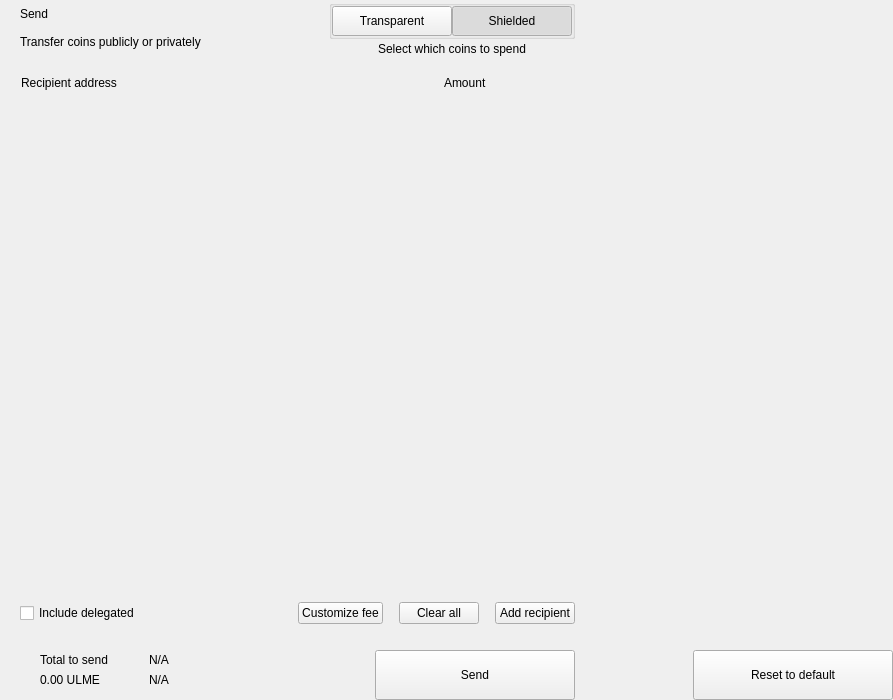
<?xml version="1.0" encoding="UTF-8"?>
<ui version="4.0">
 <class>send</class>
 <widget class="QWidget" name="send">
  <property name="geometry">
   <rect>
    <x>0</x>
    <y>0</y>
    <width>893</width>
    <height>700</height>
   </rect>
  </property>
  <property name="windowTitle">
   <string notr="true">N/A</string>
  </property>
  <layout class="QHBoxLayout" name="horizontalLayout_2" stretch="2,1">
   <property name="spacing">
    <number>0</number>
   </property>
   <property name="leftMargin">
    <number>0</number>
   </property>
   <property name="topMargin">
    <number>0</number>
   </property>
   <property name="rightMargin">
    <number>0</number>
   </property>
   <property name="bottomMargin">
    <number>0</number>
   </property>
   <item>
    <widget class="QWidget" name="left" native="true">
     <layout class="QVBoxLayout" name="verticalLayout_3">
      <property name="spacing">
       <number>0</number>
      </property>
      <property name="leftMargin">
       <number>0</number>
      </property>
      <property name="topMargin">
       <number>0</number>
      </property>
      <property name="rightMargin">
       <number>0</number>
      </property>
      <property name="bottomMargin">
       <number>0</number>
      </property>
      <item>
       <layout class="QVBoxLayout" name="verticalLayout_22" stretch="0,0,0,1,0,0,0,0">
        <property name="spacing">
         <number>0</number>
        </property>
        <item>
         <layout class="QHBoxLayout" name="horizontalLayout_3">
          <property name="spacing">
           <number>0</number>
          </property>
          <property name="leftMargin">
           <number>20</number>
          </property>
          <property name="rightMargin">
           <number>20</number>
          </property>
          <item>
           <layout class="QVBoxLayout" name="verticalLayout">
            <property name="spacing">
             <number>0</number>
            </property>
            <item>
             <widget class="QLabel" name="labelTitle">
              <property name="text">
               <string>Send</string>
              </property>
              <property name="alignment">
               <set>Qt::AlignLeading|Qt::AlignLeft|Qt::AlignVCenter</set>
              </property>
             </widget>
            </item>
            <item>
             <widget class="QLabel" name="labelSubtitle1">
              <property name="text">
               <string>Transfer coins publicly or privately</string>
              </property>
             </widget>
            </item>
           </layout>
          </item>
          <item>
           <spacer name="horizontalSpacer">
            <property name="orientation">
             <enum>Qt::Horizontal</enum>
            </property>
            <property name="sizeHint" stdset="0">
             <size>
              <width>40</width>
              <height>20</height>
             </size>
            </property>
           </spacer>
          </item>
          <item>
           <layout class="QVBoxLayout" name="verticalLayout_6">
            <property name="spacing">
             <number>3</number>
            </property>
            <item alignment="Qt::AlignHCenter">
             <widget class="QGroupBox" name="groupBox">
              <property name="styleSheet">
               <string notr="true">#groupBox{
padding-top:2px;
}</string>
              </property>
              <property name="title">
               <string/>
              </property>
              <property name="alignment">
               <set>Qt::AlignCenter</set>
              </property>
              <layout class="QHBoxLayout" name="horizontalLayout_4">
               <property name="spacing">
                <number>0</number>
               </property>
               <property name="leftMargin">
                <number>0</number>
               </property>
               <property name="topMargin">
                <number>0</number>
               </property>
               <property name="rightMargin">
                <number>0</number>
               </property>
               <property name="bottomMargin">
                <number>0</number>
               </property>
               <item>
                <widget class="QPushButton" name="pushLeft">
                 <property name="minimumSize">
                  <size>
                   <width>120</width>
                   <height>30</height>
                  </size>
                 </property>
                 <property name="maximumSize">
                  <size>
                   <width>120</width>
                   <height>30</height>
                  </size>
                 </property>
                 <property name="focusPolicy">
                  <enum>Qt::NoFocus</enum>
                 </property>
                 <property name="text">
                  <string>Transparent</string>
                 </property>
                 <property name="checkable">
                  <bool>true</bool>
                 </property>
                 <property name="autoExclusive">
                  <bool>true</bool>
                 </property>
                </widget>
               </item>
               <item>
                <widget class="QPushButton" name="pushRight">
                 <property name="minimumSize">
                  <size>
                   <width>120</width>
                   <height>30</height>
                  </size>
                 </property>
                 <property name="maximumSize">
                  <size>
                   <width>120</width>
                   <height>30</height>
                  </size>
                 </property>
                 <property name="focusPolicy">
                  <enum>Qt::NoFocus</enum>
                 </property>
                 <property name="text">
                  <string>Shielded</string>
                 </property>
                 <property name="checkable">
                  <bool>true</bool>
                 </property>
                 <property name="checked">
                  <bool>true</bool>
                 </property>
                 <property name="autoExclusive">
                  <bool>true</bool>
                 </property>
                </widget>
               </item>
              </layout>
             </widget>
            </item>
            <item alignment="Qt::AlignHCenter|Qt::AlignTop">
             <widget class="QLabel" name="labelSubtitle2">
              <property name="styleSheet">
               <string notr="true"/>
              </property>
              <property name="text">
               <string>Select which coins to spend</string>
              </property>
              <property name="alignment">
               <set>Qt::AlignCenter</set>
              </property>
              <property name="indent">
               <number>0</number>
              </property>
             </widget>
            </item>
           </layout>
          </item>
         </layout>
        </item>
        <item>
         <spacer name="verticalSpacer_2">
          <property name="orientation">
           <enum>Qt::Vertical</enum>
          </property>
          <property name="sizeType">
           <enum>QSizePolicy::Fixed</enum>
          </property>
          <property name="sizeHint" stdset="0">
           <size>
            <width>20</width>
            <height>20</height>
           </size>
          </property>
         </spacer>
        </item>
        <item>
         <layout class="QHBoxLayout" name="horizontalLayout" stretch="6,0,2">
          <property name="spacing">
           <number>0</number>
          </property>
          <property name="leftMargin">
           <number>10</number>
          </property>
          <property name="topMargin">
           <number>0</number>
          </property>
          <property name="rightMargin">
           <number>20</number>
          </property>
          <property name="bottomMargin">
           <number>0</number>
          </property>
          <item>
           <widget class="QLabel" name="labelSubtitleAddress">
            <property name="styleSheet">
             <string notr="true">margin-left:8px;</string>
            </property>
            <property name="text">
             <string>Recipient address</string>
            </property>
           </widget>
          </item>
          <item>
           <spacer name="horizontalSpacer_3">
            <property name="orientation">
             <enum>Qt::Horizontal</enum>
            </property>
            <property name="sizeType">
             <enum>QSizePolicy::Fixed</enum>
            </property>
            <property name="sizeHint" stdset="0">
             <size>
              <width>40</width>
              <height>1</height>
             </size>
            </property>
           </spacer>
          </item>
          <item>
           <widget class="QLabel" name="labelSubtitleAmount">
            <property name="text">
             <string>Amount</string>
            </property>
           </widget>
          </item>
         </layout>
        </item>
        <item>
         <widget class="QScrollArea" name="scrollArea">
          <property name="minimumSize">
           <size>
            <width>0</width>
            <height>350</height>
           </size>
          </property>
          <property name="styleSheet">
           <string notr="true">#scrollArea {
            background:transparent;
            margin-top:10px;
}</string>
          </property>
          <property name="horizontalScrollBarPolicy">
           <enum>Qt::ScrollBarAlwaysOff</enum>
          </property>
          <property name="sizeAdjustPolicy">
           <enum>QAbstractScrollArea::AdjustIgnored</enum>
          </property>
          <property name="widgetResizable">
           <bool>true</bool>
          </property>
          <property name="alignment">
           <set>Qt::AlignLeading|Qt::AlignLeft|Qt::AlignTop</set>
          </property>
          <widget class="QWidget" name="scrollAreaWidgetContents">
           <property name="geometry">
            <rect>
             <x>0</x>
             <y>0</y>
             <width>591</width>
             <height>16</height>
            </rect>
           </property>
           <property name="sizePolicy">
            <sizepolicy hsizetype="Preferred" vsizetype="Maximum">
             <horstretch>0</horstretch>
             <verstretch>0</verstretch>
            </sizepolicy>
           </property>
           <property name="autoFillBackground">
            <bool>false</bool>
           </property>
           <property name="styleSheet">
            <string notr="true">#scrollAreaWidgetContents {
             background:transparent;
             }</string>
           </property>
           <layout class="QVBoxLayout" name="verticalLayout_7">
            <property name="spacing">
             <number>0</number>
            </property>
            <property name="sizeConstraint">
             <enum>QLayout::SetDefaultConstraint</enum>
            </property>
            <property name="leftMargin">
             <number>0</number>
            </property>
            <property name="topMargin">
             <number>0</number>
            </property>
            <property name="rightMargin">
             <number>0</number>
            </property>
            <property name="bottomMargin">
             <number>0</number>
            </property>
           </layout>
          </widget>
         </widget>
        </item>
        <item>
         <spacer name="verticalSpacer_4">
          <property name="orientation">
           <enum>Qt::Vertical</enum>
          </property>
          <property name="sizeType">
           <enum>QSizePolicy::Fixed</enum>
          </property>
          <property name="sizeHint" stdset="0">
           <size>
            <width>20</width>
            <height>20</height>
           </size>
          </property>
         </spacer>
        </item>
        <item>
         <layout class="QHBoxLayout" name="horizontalLayout_20">
          <property name="spacing">
           <number>6</number>
          </property>
          <property name="leftMargin">
           <number>20</number>
          </property>
          <property name="rightMargin">
           <number>20</number>
          </property>
          <item>
           <widget class="QCheckBox" name="checkBoxDelegations">
            <property name="layoutDirection">
             <enum>Qt::LeftToRight</enum>
            </property>
            <property name="text">
             <string>Include delegated</string>
            </property>
           </widget>
          </item>
          <item>
           <spacer name="horizontalSpacer_4">
            <property name="orientation">
             <enum>Qt::Horizontal</enum>
            </property>
            <property name="sizeHint" stdset="0">
             <size>
              <width>10</width>
              <height>20</height>
             </size>
            </property>
           </spacer>
          </item>
          <item>
           <widget class="QPushButton" name="pushButtonFee">
            <property name="focusPolicy">
             <enum>Qt::NoFocus</enum>
            </property>
            <property name="text">
             <string>Customize fee</string>
            </property>
           </widget>
          </item>
          <item>
           <spacer name="horizontalSpacer_11">
            <property name="orientation">
             <enum>Qt::Horizontal</enum>
            </property>
            <property name="sizeType">
             <enum>QSizePolicy::Minimum</enum>
            </property>
            <property name="sizeHint" stdset="0">
             <size>
              <width>10</width>
              <height>20</height>
             </size>
            </property>
           </spacer>
          </item>
          <item>
           <widget class="QPushButton" name="pushButtonClear">
            <property name="focusPolicy">
             <enum>Qt::NoFocus</enum>
            </property>
            <property name="layoutDirection">
             <enum>Qt::RightToLeft</enum>
            </property>
            <property name="text">
             <string>Clear all</string>
            </property>
           </widget>
          </item>
          <item>
           <spacer name="horizontalSpacer_6">
            <property name="orientation">
             <enum>Qt::Horizontal</enum>
            </property>
            <property name="sizeType">
             <enum>QSizePolicy::Fixed</enum>
            </property>
            <property name="sizeHint" stdset="0">
             <size>
              <width>10</width>
              <height>20</height>
             </size>
            </property>
           </spacer>
          </item>
          <item>
           <widget class="QPushButton" name="pushButtonAddRecipient">
            <property name="focusPolicy">
             <enum>Qt::NoFocus</enum>
            </property>
            <property name="text">
             <string>Add recipient</string>
            </property>
           </widget>
          </item>
         </layout>
        </item>
        <item>
         <spacer name="verticalSpacer">
          <property name="orientation">
           <enum>Qt::Vertical</enum>
          </property>
          <property name="sizeType">
           <enum>QSizePolicy::Fixed</enum>
          </property>
          <property name="sizeHint" stdset="0">
           <size>
            <width>20</width>
            <height>16</height>
           </size>
          </property>
         </spacer>
        </item>
        <item>
         <layout class="QHBoxLayout" name="horizontalLayout_7">
          <property name="rightMargin">
           <number>20</number>
          </property>
          <item>
           <layout class="QHBoxLayout" name="horizontalLayout_10">
            <property name="spacing">
             <number>0</number>
            </property>
            <property name="leftMargin">
             <number>8</number>
            </property>
            <item>
             <widget class="QStackedWidget" name="stackedWidget">
              <property name="minimumSize">
               <size>
                <width>0</width>
                <height>60</height>
               </size>
              </property>
              <property name="maximumSize">
               <size>
                <width>16777215</width>
                <height>60</height>
               </size>
              </property>
              <widget class="QWidget" name="page1">
               <layout class="QVBoxLayout" name="verticalLayout_71" stretch="0">
                <property name="spacing">
                 <number>6</number>
                </property>
                <property name="leftMargin">
                 <number>12</number>
                </property>
                <property name="topMargin">
                 <number>0</number>
                </property>
                <property name="rightMargin">
                 <number>0</number>
                </property>
                <property name="bottomMargin">
                 <number>0</number>
                </property>
                <item>
                 <widget class="QWidget" name="coinWidget" native="true">
                  <property name="minimumSize">
                   <size>
                    <width>0</width>
                    <height>60</height>
                   </size>
                  </property>
                  <property name="maximumSize">
                   <size>
                    <width>16777215</width>
                    <height>60</height>
                   </size>
                  </property>
                  <layout class="QHBoxLayout" name="horizontalLayout_9">
                   <property name="spacing">
                    <number>0</number>
                   </property>
                   <property name="leftMargin">
                    <number>20</number>
                   </property>
                   <property name="topMargin">
                    <number>10</number>
                   </property>
                   <property name="rightMargin">
                    <number>20</number>
                   </property>
                   <property name="bottomMargin">
                    <number>10</number>
                   </property>
                   <item>
                    <layout class="QVBoxLayout" name="verticalSend">
                     <property name="spacing">
                      <number>0</number>
                     </property>
                     <item>
                      <widget class="QLabel" name="labelTitleTotalSend">
                       <property name="text">
                        <string>Total to send</string>
                       </property>
                      </widget>
                     </item>
                     <item>
                      <widget class="QLabel" name="labelAmountSend">
                       <property name="text">
                        <string notr="true">0.00 ULME</string>
                       </property>
                      </widget>
                     </item>
                    </layout>
                   </item>
                   <item>
                    <spacer name="horizontalSpacer_9">
                     <property name="orientation">
                      <enum>Qt::Horizontal</enum>
                     </property>
                     <property name="sizeType">
                      <enum>QSizePolicy::Fixed</enum>
                     </property>
                     <property name="sizeHint" stdset="0">
                      <size>
                       <width>20</width>
                       <height>20</height>
                      </size>
                     </property>
                    </spacer>
                   </item>
                   <item>
                    <widget class="QLabel" name="labelLine">
                     <property name="minimumSize">
                      <size>
                       <width>1</width>
                       <height>0</height>
                      </size>
                     </property>
                     <property name="maximumSize">
                      <size>
                       <width>1</width>
                       <height>16777215</height>
                      </size>
                     </property>
                     <property name="text">
                      <string/>
                     </property>
                    </widget>
                   </item>
                   <item>
                    <spacer name="horizontalSpacer_10">
                     <property name="orientation">
                      <enum>Qt::Horizontal</enum>
                     </property>
                     <property name="sizeType">
                      <enum>QSizePolicy::Fixed</enum>
                     </property>
                     <property name="sizeHint" stdset="0">
                      <size>
                       <width>20</width>
                       <height>20</height>
                      </size>
                     </property>
                    </spacer>
                   </item>
                   <item>
                    <layout class="QVBoxLayout" name="verticalRemaining">
                     <property name="spacing">
                      <number>0</number>
                     </property>
                     <item>
                      <widget class="QLabel" name="labelTitleTotalRemaining">
                       <property name="text">
                        <string notr="true">N/A</string>
                       </property>
                      </widget>
                     </item>
                     <item>
                      <widget class="QLabel" name="labelAmountRemaining">
                       <property name="text">
                        <string notr="true">N/A</string>
                       </property>
                      </widget>
                     </item>
                    </layout>
                   </item>
                  </layout>
                 </widget>
                </item>
               </layout>
              </widget>
              <widget class="QWidget" name="page_2"/>
             </widget>
            </item>
           </layout>
          </item>
          <item>
           <spacer name="horizontalSpacer_5">
            <property name="orientation">
             <enum>Qt::Horizontal</enum>
            </property>
            <property name="sizeType">
             <enum>QSizePolicy::Expanding</enum>
            </property>
            <property name="sizeHint" stdset="0">
             <size>
              <width>40</width>
              <height>20</height>
             </size>
            </property>
           </spacer>
          </item>
          <item alignment="Qt::AlignBottom">
           <widget class="QPushButton" name="pushButtonSave">
            <property name="minimumSize">
             <size>
              <width>200</width>
              <height>50</height>
             </size>
            </property>
            <property name="maximumSize">
             <size>
              <width>200</width>
              <height>50</height>
             </size>
            </property>
            <property name="focusPolicy">
             <enum>Qt::NoFocus</enum>
            </property>
            <property name="text">
             <string>Send</string>
            </property>
           </widget>
          </item>
         </layout>
        </item>
       </layout>
      </item>
     </layout>
    </widget>
   </item>
   <item>
    <widget class="QWidget" name="right" native="true">
     <layout class="QVBoxLayout" name="verticalLayout_5">
      <property name="leftMargin">
       <number>0</number>
      </property>
      <property name="topMargin">
       <number>0</number>
      </property>
      <property name="rightMargin">
       <number>0</number>
      </property>
      <property name="bottomMargin">
       <number>0</number>
      </property>
      <item>
       <layout class="QVBoxLayout" name="verticalLayout_4">
        <property name="spacing">
         <number>6</number>
        </property>
        <item>
         <widget class="OptionButton" name="btnCoinControl" native="true">
          <property name="minimumSize">
           <size>
            <width>0</width>
            <height>50</height>
           </size>
          </property>
         </widget>
        </item>
        <item>
         <widget class="OptionButton" name="btnChangeAddress" native="true">
          <property name="minimumSize">
           <size>
            <width>0</width>
            <height>50</height>
           </size>
          </property>
         </widget>
        </item>
        <item>
         <widget class="OptionButton" name="btnUri" native="true">
          <property name="minimumSize">
           <size>
            <width>0</width>
            <height>50</height>
           </size>
          </property>
         </widget>
        </item>
        <item>
         <widget class="OptionButton" name="btnShieldCoins" native="true">
          <property name="minimumSize">
           <size>
            <width>0</width>
            <height>50</height>
           </size>
          </property>
         </widget>
        </item>
        <item>
         <spacer name="verticalSpacer_5">
          <property name="orientation">
           <enum>Qt::Vertical</enum>
          </property>
          <property name="sizeHint" stdset="0">
           <size>
            <width>20</width>
            <height>40</height>
           </size>
          </property>
         </spacer>
        </item>
        <item>
         <layout class="QHBoxLayout" name="horizontalLayout_8">
          <item>
           <spacer name="horizontalSpacer_7">
            <property name="orientation">
             <enum>Qt::Horizontal</enum>
            </property>
            <property name="sizeHint" stdset="0">
             <size>
              <width>40</width>
              <height>20</height>
             </size>
            </property>
           </spacer>
          </item>
          <item>
           <widget class="QPushButton" name="pushButtonReset">
            <property name="minimumSize">
             <size>
              <width>200</width>
              <height>50</height>
             </size>
            </property>
            <property name="maximumSize">
             <size>
              <width>200</width>
              <height>50</height>
             </size>
            </property>
            <property name="focusPolicy">
             <enum>Qt::NoFocus</enum>
            </property>
            <property name="text">
             <string>Reset to default</string>
            </property>
           </widget>
          </item>
         </layout>
        </item>
       </layout>
      </item>
     </layout>
    </widget>
   </item>
  </layout>
 </widget>
 <customwidgets>
  <customwidget>
   <class>OptionButton</class>
   <extends>QWidget</extends>
   <header>qt/ulmex/optionbutton.h</header>
   <container>1</container>
  </customwidget>
 </customwidgets>
 <resources/>
 <connections/>
</ui>
